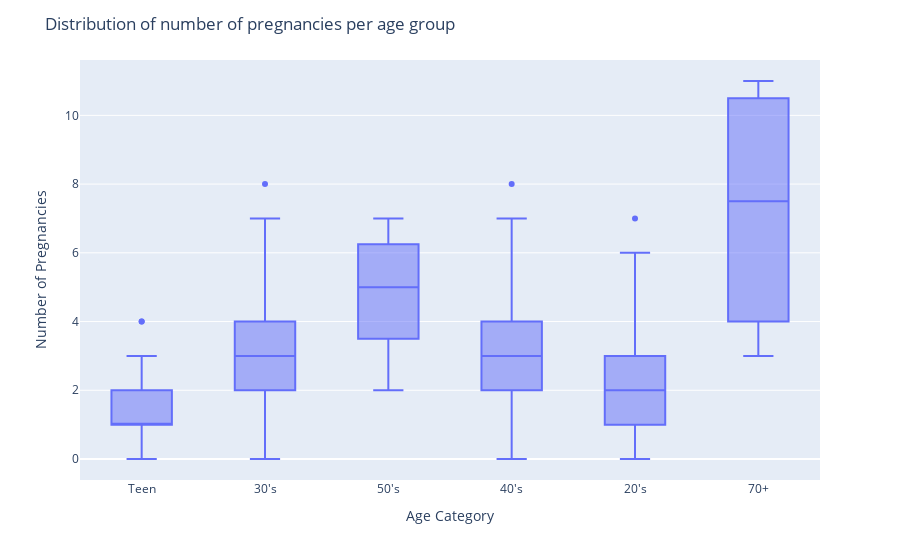

Here is the notebook cell this chart was saved with:
### Code cell
age_preg_bar = px.box(df, x="age_cat", y="Num of pregnancies", points="outliers",
                      category_orders=["Teenager", "Twenties", "Thirties", "Forties", "Fifties",
                                       "Seventy and over"])
age_preg_bar.update_xaxes(title="Age Category")
age_preg_bar.update_yaxes(title="Number of Pregnancies")
age_preg_bar.update_layout(title="Distribution of number of pregnancies per age group")
age_preg_bar.show()

### Figure 1 — Plotly figure (JSON) as saved in the notebook; plotly's stock layout.template omitted (floating-point values rounded to 4 significant figures; data arrays with more than 128 entries replaced by an {"elided": "..."} marker saying what was removed)
{"data": [{"alignmentgroup": "True", "boxpoints": "outliers", "hovertemplate": "age_cat=%{x}<br>Num of pregnancies=%{y}<extra></extra>", "legendgroup": "", "marker": {"color": "#636efa"}, "name": "", "notched": false, "offsetgroup": "", "orientation": "v", "showlegend": false, "type": "box", "x": {"elided": "835 str values"}, "x0": " ", "xaxis": "x", "y": {"elided": "835 int values"}, "y0": " ", "yaxis": "y"}], "layout": {"autosize": true, "boxmode": "group", "legend": {"tracegroupgap": 0}, "margin": {"t": 60}, "title": {"text": "Distribution of number of pregnancies per age group"}, "xaxis": {"anchor": "y", "autorange": true, "domain": [0, 1], "range": [-0.5, 5.5], "title": {"text": "Age Category"}, "type": "category"}, "yaxis": {"anchor": "x", "autorange": true, "domain": [0, 1], "range": [-0.6111, 11.61], "title": {"text": "Number of Pregnancies"}, "type": "linear"}}}
